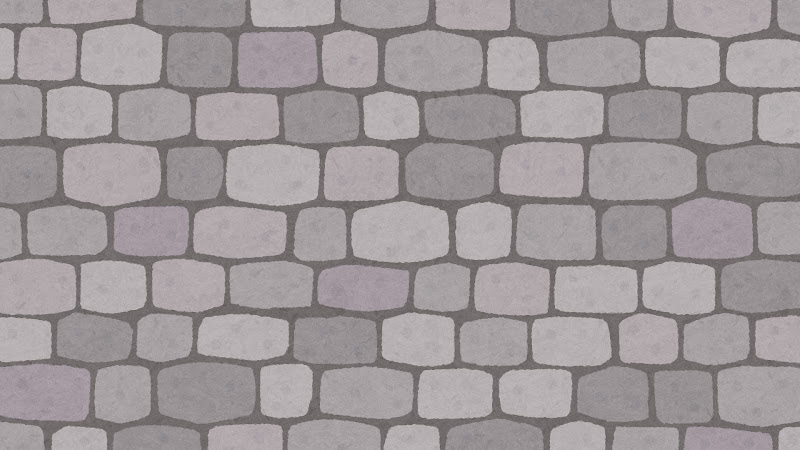
#> input picture assets/images/bg_pattern_ishigaki.jpg, 800 x 450 px
$ python morph.py ../../assets/images/bg_pattern_ishigaki.jpg ../../assets/images/bg_pattern_tiles.jpg
#> lines starting #> are read from the running program, lines starting #| are printed output that depends on the picture
"""
scriptvedit.morph - 最適輸送 + ワープ場によるモーフィング動画生成

アルゴリズム:
  1. 両画像の不透明ピクセルをサブサンプリング
  2. ハンガリアン法で最適輸送（ピクセルの対応関係）を計算
  3. 対応関係からRBF（薄板スプライン）補間で滑らかなワープ場（変位場）を構成
  4. ワープ場で両画像を変形 → クロスディゾルブで全ピクセル合成

使い方:
    python -m scriptvedit.morph a.png b.png -o output.mp4

必要ライブラリ:
    pip install numpy pillow scipy opencv-python tqdm
"""

import argparse
import inspect
import os
import sys
import numpy as np
from PIL import Image
from scipy.optimize import linear_sum_assignment
from scipy.interpolate import RBFInterpolator
import cv2
from tqdm import tqdm


# ============================================================
# 定数
# ============================================================

# MORPH_PARAM_KEYS（**params の既知キー）は _prepare_morph のシグネチャから
# 導出する（定義は _prepare_morph の直後）。二重管理を避けるため手書きしない

# 実効サンプル数 Na+Nb の警告閾値。コスト行列が (Na+Nb)^2 float32、
# ハンガリアン法が O(N^3) のため、これを超えるとメモリ・時間が急増する
MORPH_SAMPLES_WARN = 16000

# RBF の smoothing 下限（0 だと補間行列が特異になり得る）
MIN_SMOOTHING = 1e-6


# ============================================================
# 画像読み込み・ピクセル抽出
# ============================================================

def load_images(path_a: str, path_b: str):
    """2つの画像を読み込み、同じキャンバスサイズに中央配置する"""
    img_a = Image.open(path_a).convert("RGBA")
    img_b = Image.open(path_b).convert("RGBA")

    w = max(img_a.width, img_b.width)
    h = max(img_a.height, img_b.height)

    def center_on_canvas(img, cw, ch):
        canvas = Image.new("RGBA", (cw, ch), (0, 0, 0, 0))
        ox = (cw - img.width) // 2
        oy = (ch - img.height) // 2
        canvas.paste(img, (ox, oy))
        return np.array(canvas)

    return center_on_canvas(img_a, w, h), center_on_canvas(img_b, w, h), (w, h)


def extract_pixels(img_array: np.ndarray):
    """不透明ピクセルの座標(x,y)と色(RGBA)を抽出"""
    mask = img_array[:, :, 3] > 0
    ys, xs = np.where(mask)
    return np.column_stack([xs, ys]).astype(np.float64), img_array[mask].astype(np.float64)


def subsample(positions, colors, max_n, rng):
    """ピクセル数がmax_nを超える場合、ランダムにサブサンプリング"""
    if len(positions) <= max_n:
        return positions, colors
    idx = rng.choice(len(positions), size=max_n, replace=False)
    return positions[idx], colors[idx]


# ============================================================
# 最適輸送（ハンガリアン法）
# ============================================================

def solve_transport(pos_a, col_a, pos_b, col_b, canvas_size,
                    w_move=1.0, w_color=0.3, w_vanish=1.5):
    """
    拡張コスト行列 (Na+Nb) x (Na+Nb) でハンガリアン法を解く

    返値: src_pos, dst_pos, src_col, dst_col
      - 移動: src→dst に位置・色が変化
      - 消滅: src_pos=dst_pos, dst_col のα=0（フェードアウト）
      - 出現: src_pos=dst_pos, src_col のα=0（フェードイン）
    """
    na, nb = len(pos_a), len(pos_b)
    if na == 0 and nb == 0:
        return (np.empty((0, 2)), np.empty((0, 2)),
                np.empty((0, 4)), np.empty((0, 4)))

    max_dim = float(max(canvas_size))
    N = na + nb
    print(f"  コスト行列: {N}x{N}（{na} → {nb}）")

    cost = np.zeros((N, N), dtype=np.float32)
    if na > 0 and nb > 0:
        dx = pos_a[:, 0:1] - pos_b[:, 0:1].T
        dy = pos_a[:, 1:2] - pos_b[:, 1:2].T
        spatial = np.sqrt(dx**2 + dy**2, dtype=np.float32) / max_dim

        ca = (col_a / 255.0).astype(np.float32)
        cb = (col_b / 255.0).astype(np.float32)
        color_sq = np.zeros((na, nb), dtype=np.float32)
        for c in range(4):
            dc = ca[:, c:c+1] - cb[:, c:c+1].T
            color_sq += dc * dc
        cost[:na, :nb] = w_move * spatial + w_color * np.sqrt(color_sq)

    cost[:na, nb:] = w_vanish
    cost[na:, :nb] = w_vanish

    print("  ハンガリアン法で計算中...")
    row_ind, col_ind = linear_sum_assignment(cost)

    out_sp, out_dp, out_sc, out_dc = [], [], [], []
    n_move = n_vanish = n_appear = 0

    for r, c in zip(row_ind, col_ind):
        if r < na and c < nb:
            out_sp.append(pos_a[r]); out_dp.append(pos_b[c])
            out_sc.append(col_a[r]); out_dc.append(col_b[c])
            n_move += 1
        elif r < na:
            out_sp.append(pos_a[r]); out_dp.append(pos_a[r])
            out_sc.append(col_a[r])
            f = col_a[r].copy(); f[3] = 0.0; out_dc.append(f)
            n_vanish += 1
        elif c < nb:
            out_sp.append(pos_b[c]); out_dp.append(pos_b[c])
            g = col_b[c].copy(); g[3] = 0.0; out_sc.append(g)
            out_dc.append(col_b[c])
            n_appear += 1

    print(f"  結果: 移動={n_move}, 消滅={n_vanish}, 出現={n_appear}")
    return (np.array(out_sp), np.array(out_dp),
            np.array(out_sc), np.array(out_dc))


# ============================================================
# ワープ場の構築（RBF 薄板スプライン補間）
# ============================================================

def build_warp_fields(src_pos, dst_pos, src_col, dst_col,
                      canvas_size, grid_step=8, smoothing=10.0):
    """
    スパースな制御点の対応関係から、画像全体の滑らかな変位場を構築する

    1. ソース側制御点（移動+消滅）→ ソース変位場 (dx_s, dy_s)
       移動点: 変位 = dst - src,  消滅点: 変位 = 0
    2. ターゲット側制御点（移動+出現）→ ターゲット変位場 (dx_t, dy_t)
       移動点: 変位 = src - dst,  出現点: 変位 = 0

    RBF補間で粗いグリッド上に変位を求め、バイリニアで全解像度に拡大
    """
    w, h = canvas_size
    delta = dst_pos - src_pos

    # ソース側: src_col の α > 0 の点（移動＋消滅）
    src_mask = src_col[:, 3] > 0
    src_ctrl = src_pos[src_mask]
    src_disp = delta[src_mask]

    # ターゲット側: dst_col の α > 0 の点（移動＋出現）
    tgt_mask = dst_col[:, 3] > 0
    tgt_ctrl = dst_pos[tgt_mask]
    tgt_disp = -delta[tgt_mask]

    # 境界アンカー（変位0で固定、ワープの発散を防止）
    n_edge = 14
    anchors = []
    for v in np.linspace(0, w - 1, n_edge):
        anchors.extend([[v, 0], [v, h - 1]])
    for v in np.linspace(0, h - 1, n_edge):
        anchors.extend([[0, v], [w - 1, v]])
    anchors = np.array(anchors)
    anchor_d = np.zeros((len(anchors), 2))

    # 評価グリッド（粗い格子点）
    gw = max(w // grid_step, 4)
    gh = max(h // grid_step, 4)
    gx, gy = np.meshgrid(np.linspace(0, w - 1, gw),
                          np.linspace(0, h - 1, gh))
    grid_pts = np.column_stack([gx.ravel(), gy.ravel()])

    # smoothing=0 は RBF の補間行列が特異になり得るため下限を設ける
    if smoothing < MIN_SMOOTHING:
        print(f"  警告: smoothing={smoothing} は小さすぎるため "
              f"{MIN_SMOOTHING} に引き上げます（特異行列の防止）")
        smoothing = MIN_SMOOTHING

    def interpolate_field(ctrl, disp, label):
        """制御点+境界アンカー → RBF補間 → フル解像度変位場"""
        ctrl_all = np.vstack([ctrl, anchors])
        disp_all = np.vstack([disp, anchor_d])

        print(f"    {label}: 制御点{len(ctrl)}個 + アンカー{len(anchors)}個")
        rbf = RBFInterpolator(
            ctrl_all, disp_all,
            kernel="thin_plate_spline",
            smoothing=smoothing,
        )
        vals = rbf(grid_pts)  # (gw*gh, 2)
        dx = vals[:, 0].reshape(gh, gw).astype(np.float32)
        dy = vals[:, 1].reshape(gh, gw).astype(np.float32)
        # バイリニア補間でフル解像度に拡大
        dx_full = cv2.resize(dx, (w, h), interpolation=cv2.INTER_LINEAR)
        dy_full = cv2.resize(dy, (w, h), interpolation=cv2.INTER_LINEAR)
        return dx_full, dy_full

    dx_s, dy_s = interpolate_field(src_ctrl, src_disp, "ソース側")
    dx_t, dy_t = interpolate_field(tgt_ctrl, tgt_disp, "ターゲット側")

    return dx_s, dy_s, dx_t, dy_t


# ============================================================
# レンダリング
# ============================================================

def premultiply_alpha(rgba: np.ndarray) -> np.ndarray:
    """アルファ事前乗算（ワープ時の境界ハロー防止）"""
    f = rgba.astype(np.float32)
    a = f[:, :, 3:4] / 255.0
    f[:, :, :3] *= a
    return f


def ease_in_out(t: float) -> float:
    """Hermite 補間によるスムーズなイージング"""
    return t * t * (3.0 - 2.0 * t)


def _prepare_morph(path_a, path_b, *,
                   max_pixels=2000, w_move=1.0, w_color=0.3, w_vanish=1.5,
                   grid_step=8, smoothing=10.0):
    """手順1〜4（画像読み込み→ピクセル抽出→最適輸送→ワープ場構築）の共通処理

    返値: arr_a, arr_b, canvas, dx_s, dy_s, dx_t, dy_t
    """
    # --- 1. 画像読み込み ---
    print("[1/5] 画像読み込み...")
    arr_a, arr_b, canvas = load_images(path_a, path_b)

    # --- 2. ピクセル抽出 + サブサンプリング ---
    print("[2/5] ピクセル抽出...")
    pos_a, col_a = extract_pixels(arr_a)
    pos_b, col_b = extract_pixels(arr_b)
    print(f"  A: {len(pos_a):,}px,  B: {len(pos_b):,}px")

    rng = np.random.default_rng(42)
    pos_a_s, col_a_s = subsample(pos_a, col_a, max_pixels, rng)
    pos_b_s, col_b_s = subsample(pos_b, col_b, max_pixels, rng)
    print(f"  サンプリング後: A={len(pos_a_s):,}, B={len(pos_b_s):,}")

    # 実効サンプル数（max_pixels の指定値でなく実際の N）で計算量を警告する。
    # ハードエラーにはしない（遅くても完走させ、既存スクリプトを壊さない）
    n_total = len(pos_a_s) + len(pos_b_s)
    if n_total > MORPH_SAMPLES_WARN:
        est_gb = (n_total * n_total * 4) / (1024 ** 3)
        print(f"  警告: サンプル数 {n_total:,} は推奨上限 {MORPH_SAMPLES_WARN:,} を超えています"
              f"（コスト行列 約{est_gb:.1f}GB + O(N^3) の最適輸送計算で数十分かかる可能性）。"
              f" max_pixels を下げることを推奨します")

    # --- 3. 最適輸送 ---
    print("[3/5] 最適輸送...")
    sp, dp, sc, dc = solve_transport(
        pos_a_s, col_a_s, pos_b_s, col_b_s, canvas,
        w_move=w_move, w_color=w_color, w_vanish=w_vanish,
    )

    # --- 4. ワープ場構築 ---
    print("[4/5] ワープ場構築（RBF補間）...")
    dx_s, dy_s, dx_t, dy_t = build_warp_fields(
        sp, dp, sc, dc, canvas,
        grid_step=grid_step, smoothing=smoothing,
    )

    return arr_a, arr_b, canvas, dx_s, dy_s, dx_t, dy_t


# **params で受け付ける既知キー（タイポ検出用）。
# _prepare_morph のキーワード専用引数から導出し、二重管理を避ける
MORPH_PARAM_KEYS = frozenset(
    inspect.signature(_prepare_morph).parameters) - {"path_a", "path_b"}


# ============================================================
# RGBA フレーム生成（scriptvedit統合用）
# ============================================================

# [78 lines left out: function generate_rgba_frames, not called in this run]


# ============================================================
# パーティクル分解・集合（explode / assemble）
# ============================================================

def _load_image_rgba(path: str) -> np.ndarray:
    """単一画像をRGBA配列として読み込む"""
    return np.array(Image.open(path).convert("RGBA"))


# [135 lines left out: functions _prepare_particles, _generate_particle_frames, not called in this run]


# **params で受け付ける既知キー（タイポ検出用）。
# _generate_particle_frames のキーワード専用引数から導出し、二重管理を避ける
PARTICLE_PARAM_KEYS = frozenset(
    inspect.signature(_generate_particle_frames).parameters) - {
        "path_a", "out_dir", "n_frames", "blend_fn", "reverse"}


# [37 lines left out: functions _check_particle_params, generate_explode_frames, generate_assemble_frames, not called in this run]


# ============================================================
# メイン処理
# ============================================================

def create_video(path_a, path_b, output_path, *,
                 max_pixels=2000, fps=30, duration=3.0,
                 w_move=1.0, w_color=0.3, w_vanish=1.5,
                 grid_step=8, smoothing=10.0,
                 bg_color=(0, 0, 0)):
    """モーフィング動画を生成"""

    # --- 1〜4. 読み込み→抽出→最適輸送→ワープ場構築（共通処理） ---
    arr_a, arr_b, canvas, dx_s, dy_s, dx_t, dy_t = _prepare_morph(
        path_a, path_b,
        max_pixels=max_pixels, w_move=w_move, w_color=w_color,
        w_vanish=w_vanish, grid_step=grid_step, smoothing=smoothing,
    )
    w, h = canvas

    # --- 5. 動画レンダリング ---
    # 事前計算
    src_pm = premultiply_alpha(arr_a)
    tgt_pm = premultiply_alpha(arr_b)
    ident_x, ident_y = np.meshgrid(
        np.arange(w, dtype=np.float32),
        np.arange(h, dtype=np.float32),
    )
    bg = np.array(bg_color, dtype=np.float32).reshape(1, 1, 3)

    num_frames = int(fps * duration)
    fourcc = cv2.VideoWriter_fourcc(*"mp4v")
    writer = cv2.VideoWriter(output_path, fourcc, fps, (w, h))
    if not writer.isOpened():
        raise RuntimeError("VideoWriterを開けません")

    print(f"[5/5] レンダリング: {num_frames}フレーム, {w}x{h}")
    try:
        for i in tqdm(range(num_frames), desc="レンダリング"):
            t = i / max(num_frames - 1, 1)
            et = ease_in_out(t)

            # 注意: 後方ワープ（出力座標基準の参照）に、ソース点で評価した
            # 前方基準の変位場をそのまま流用する近似。変位が大きい場合は
            # 参照位置がずれ、にじみ・ゴーストが出ることがある。

            # ソース画像をワープ（後方写像: 出力(x,y) ← ソース(x-et*dx, y-et*dy)）
            mx_s = ident_x - et * dx_s
            my_s = ident_y - et * dy_s
            ws = cv2.remap(src_pm, mx_s, my_s, cv2.INTER_LINEAR,
                           borderMode=cv2.BORDER_CONSTANT, borderValue=(0, 0, 0, 0))

            # ターゲット画像を逆ワープ（t=0で最大変形、t=1で元に戻る）
            mx_t = ident_x - (1.0 - et) * dx_t
            my_t = ident_y - (1.0 - et) * dy_t
            wt = cv2.remap(tgt_pm, mx_t, my_t, cv2.INTER_LINEAR,
                           borderMode=cv2.BORDER_CONSTANT, borderValue=(0, 0, 0, 0))

            # クロスディゾルブ（事前乗算済み空間で線形ブレンド）
            blended = (1.0 - et) * ws + et * wt
            alpha = blended[:, :, 3:4] / 255.0
            rgb = blended[:, :, :3]  # 事前乗算済みRGB

            # 背景合成（over合成: premul_fg + bg * (1 - α)）
            frame = rgb + bg * (1.0 - alpha)
            # RGB → BGR に変換して書き出し
            frame_bgr = np.clip(frame[:, :, ::-1], 0, 255).astype(np.uint8)
            # OpenCVのバージョンにより返値はNone/bool（Falseなら書き込み失敗）
            ok = writer.write(frame_bgr)
            if ok is False:
                raise RuntimeError(f"フレーム{i}の書き込みに失敗しました")
    finally:
        writer.release()
    print(f"完了: {output_path}")


# [36 lines left out: function _particle_cli, not called in this run]


def main():
    # explode / assemble サブコマンド（既存のモーフィングCLIとは独立）
    if len(sys.argv) > 1 and sys.argv[1] in ("explode", "assemble"):
        _particle_cli(sys.argv[1], sys.argv[2:])
        return

    p = argparse.ArgumentParser(
        description="最適輸送 + ワープ場によるモーフィング動画生成"
    )
    p.add_argument("image_a", help="入力画像A（PNG）")
    p.add_argument("image_b", help="入力画像B（PNG）")
    p.add_argument("-o", "--output", default="morph.mp4",
                   help="出力動画パス（デフォルト: morph.mp4）")
    p.add_argument("--max-pixels", type=int, default=2000,
                   help="OT計算の最大ピクセル数（デフォルト: 2000）")
    p.add_argument("--fps", type=int, default=30)
    p.add_argument("--duration", type=float, default=3.0,
                   help="秒数（デフォルト: 3.0）")
    p.add_argument("--w-move", type=float, default=1.0,
                   help="移動コストの重み")
    p.add_argument("--w-color", type=float, default=0.3,
                   help="色変化コストの重み")
    p.add_argument("--w-vanish", type=float, default=1.5,
                   help="消滅/出現コストの重み")
    p.add_argument("--grid-step", type=int, default=8,
                   help="ワープ場グリッド間隔（小さいほど精密、デフォルト: 8）")
    p.add_argument("--smoothing", type=float, default=10.0,
                   help="RBF補間の滑らかさ（大きいほど滑らか、デフォルト: 10）")
    p.add_argument("--bg", type=int, nargs=3, default=[0, 0, 0],
                   metavar=("R", "G", "B"), help="背景色")
    a = p.parse_args()

    create_video(
        a.image_a, a.image_b, a.output,
        max_pixels=a.max_pixels, fps=a.fps, duration=a.duration,
        w_move=a.w_move, w_color=a.w_color, w_vanish=a.w_vanish,
        grid_step=a.grid_step, smoothing=a.smoothing,
        bg_color=tuple(a.bg),
    )
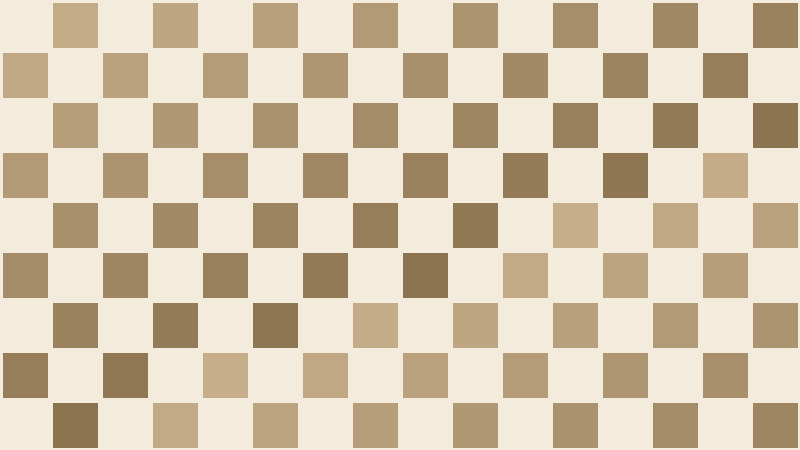
#> input picture assets/images/bg_pattern_tiles.jpg, 800 x 450 px
#> in _prepare_morph, `arr_a, arr_b, canvas = load_images(path_a, path_b)`: canvas = (800, 450)
#> in _prepare_morph, `pos_a, col_a = extract_pixels(arr_a)`: pos_a = 360000 pairs, first value 0 to 799, second value 0 to 449
#> in _prepare_morph, `pos_b, col_b = extract_pixels(arr_b)`: pos_b has the same summary as pos_a
#|   A: 360,000px,  B: 360,000px
#> in subsample, `idx = rng.choice(len(positions), size=max_n, replace=False)`: idx = 2000 values, max 359422 at index 408, min 443 at index 1381, mean 179704.2
#> in _prepare_morph, `pos_a_s, col_a_s = subsample(pos_a, col_a, max_pixels, rng)`: pos_a_s = 2000 pairs, first value 0 to 799, second value 0 to 449; col_a_s = 2000 rows, first 6: [179, 170, 173, 255], [141, 135, 137, 255], [156, 150, 152, 255], [165, 159, 161, 255], [164, 153, 161, 255], [161, 155, 157, 255]
#> in _prepare_morph, `pos_b_s, col_b_s = subsample(pos_b, col_b, max_pixels, rng)`: pos_b_s has the same summary as pos_a_s; col_b_s = 2000 rows, first 6: [243, 236, 220, 255], [243, 236, 220, 255], [162, 138, 102, 255], [194, 170, 134, 255], [243, 236, 220, 255], [152, 127, 96, 255]
#|   サンプリング後: A=2,000, B=2,000
#> in _prepare_morph, `n_total = len(pos_a_s) + len(pos_b_s)`: n_total = 4000
#> in solve_transport, `na, nb = len(pos_a), len(pos_b)`: na = 2000
#> in solve_transport, `max_dim = float(max(canvas_size))`: max_dim = 800
#> in solve_transport, `N = na + nb`: N = 4000
#|   コスト行列: 4000x4000（2000 → 2000）
#> in solve_transport, `dx = pos_a[:, 0:1] - pos_b[:, 0:1].T`:
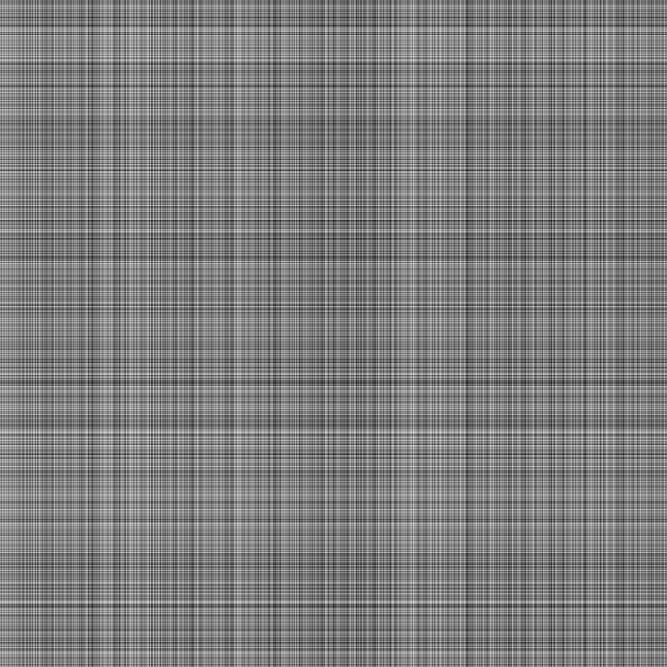
#> dx: shape (2000, 2000) float64 (shown at 1/3 size); min -799, max 799, mean -5.8; drawn with min black and max white
#> in solve_transport, `dy = pos_a[:, 1:2] - pos_b[:, 1:2].T`:
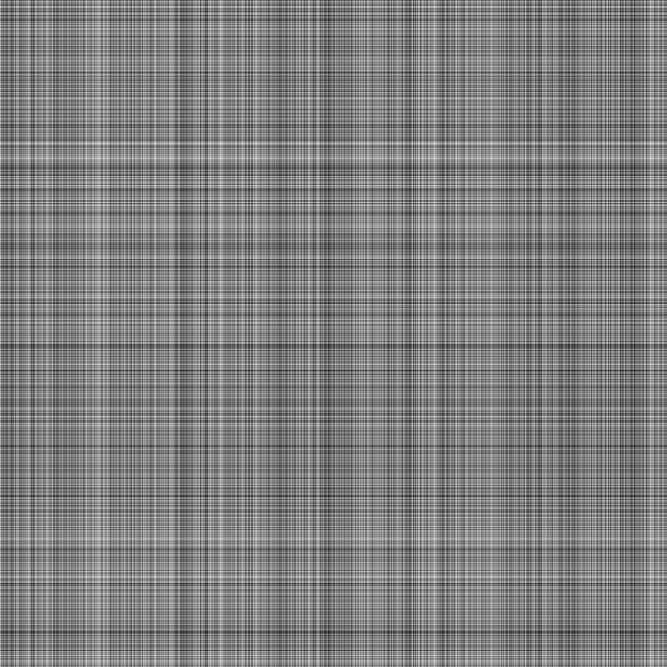
#> dy: shape (2000, 2000) float64 (shown at 1/3 size); min -449, max 449, mean 2; drawn with min black and max white
#> in solve_transport, `ca = (col_a / 255.0).astype(np.float32)`: ca = 2000 rows, first 6: [0.702, 0.667, 0.678, 1], [0.553, 0.529, 0.537, 1], [0.612, 0.588, 0.596, 1], [0.647, 0.624, 0.631, 1], [0.643, 0.6, 0.631, 1], [0.631, 0.608, 0.616, 1]
#> (the rest of the program and of its run is left out)
